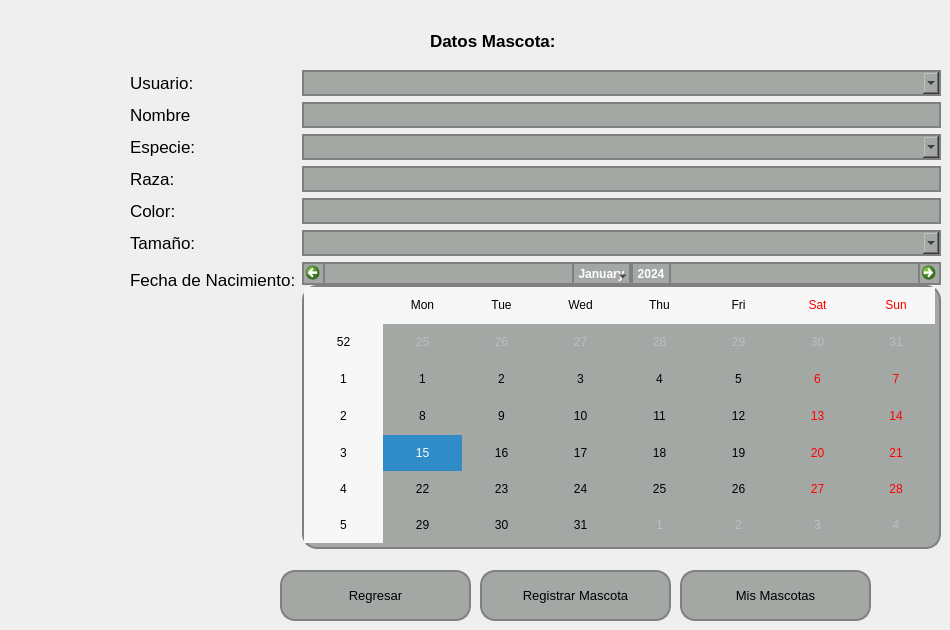
   <widget class="QWidget" name="pageAgregarMascota">
    <widget class="QWidget" name="formLayoutWidget_8">
     <property name="geometry">
      <rect>
       <x>130</x>
       <y>70</y>
       <width>811</width>
       <height>479</height>
      </rect>
     </property>
     <layout class="QFormLayout" name="formLayout_7">
      <item row="1" column="0">
       <widget class="QLabel" name="label_96">
        <property name="font">
         <font>
          <pointsize>13</pointsize>
         </font>
        </property>
        <property name="text">
         <string>Nombre</string>
        </property>
       </widget>
      </item>
      <item row="1" column="1">
       <widget class="QLineEdit" name="lineEditNombre_2">
        <property name="font">
         <font>
          <pointsize>13</pointsize>
         </font>
        </property>
        <property name="styleSheet">
         <string notr="true">    background-color: #a4a8a5; /* Color del botón */
    border-radius: 15px;       /* Borde redondeado, ajusta el valor para más curvatura */
    border: 2px solid #808080; /* Opcional: agrega un borde de color gris */</string>
        </property>
       </widget>
      </item>
      <item row="2" column="0">
       <widget class="QLabel" name="label_98">
        <property name="font">
         <font>
          <pointsize>13</pointsize>
         </font>
        </property>
        <property name="text">
         <string>Especie:</string>
        </property>
       </widget>
      </item>
      <item row="3" column="0">
       <widget class="QLabel" name="label_99">
        <property name="font">
         <font>
          <pointsize>13</pointsize>
         </font>
        </property>
        <property name="text">
         <string>Raza:</string>
        </property>
       </widget>
      </item>
      <item row="4" column="0">
       <widget class="QLabel" name="label_100">
        <property name="font">
         <font>
          <pointsize>13</pointsize>
         </font>
        </property>
        <property name="text">
         <string>Color:</string>
        </property>
       </widget>
      </item>
      <item row="2" column="1">
       <widget class="QComboBox" name="comboBoxEspecie">
        <property name="font">
         <font>
          <pointsize>13</pointsize>
         </font>
        </property>
        <property name="styleSheet">
         <string notr="true">    background-color: #a4a8a5; /* Color del botón */
    border-radius: 15px;       /* Borde redondeado, ajusta el valor para más curvatura */
    border: 2px solid #808080; /* Opcional: agrega un borde de color gris */</string>
        </property>
       </widget>
      </item>
      <item row="3" column="1">
       <widget class="QLineEdit" name="lineEditRaza">
        <property name="font">
         <font>
          <pointsize>13</pointsize>
         </font>
        </property>
        <property name="styleSheet">
         <string notr="true">    background-color: #a4a8a5; /* Color del botón */
    border-radius: 15px;       /* Borde redondeado, ajusta el valor para más curvatura */
    border: 2px solid #808080; /* Opcional: agrega un borde de color gris */</string>
        </property>
       </widget>
      </item>
      <item row="4" column="1">
       <widget class="QLineEdit" name="lineEditColor">
        <property name="font">
         <font>
          <pointsize>13</pointsize>
         </font>
        </property>
        <property name="styleSheet">
         <string notr="true">    background-color: #a4a8a5; /* Color del botón */
    border-radius: 15px;       /* Borde redondeado, ajusta el valor para más curvatura */
    border: 2px solid #808080; /* Opcional: agrega un borde de color gris */</string>
        </property>
       </widget>
      </item>
      <item row="5" column="0">
       <widget class="QLabel" name="label_102">
        <property name="font">
         <font>
          <pointsize>13</pointsize>
         </font>
        </property>
        <property name="text">
         <string>Tamaño:</string>
        </property>
       </widget>
      </item>
      <item row="5" column="1">
       <widget class="QComboBox" name="comboBoxTamanio">
        <property name="font">
         <font>
          <pointsize>13</pointsize>
         </font>
        </property>
        <property name="styleSheet">
         <string notr="true">    background-color: #a4a8a5; /* Color del botón */
    border-radius: 15px;       /* Borde redondeado, ajusta el valor para más curvatura */
    border: 2px solid #808080; /* Opcional: agrega un borde de color gris */</string>
        </property>
       </widget>
      </item>
      <item row="6" column="0">
       <widget class="QLabel" name="label_103">
        <property name="font">
         <font>
          <pointsize>13</pointsize>
         </font>
        </property>
        <property name="text">
         <string>Fecha de Nacimiento:</string>
        </property>
       </widget>
      </item>
      <item row="6" column="1">
       <widget class="QCalendarWidget" name="calendarWidgetFechaDeNacimiento">
        <property name="styleSheet">
         <string notr="true">    background-color: #a4a8a5; /* Color del botón */
    border-radius: 15px;       /* Borde redondeado, ajusta el valor para más curvatura */
    border: 2px solid #808080; /* Opcional: agrega un borde de color gris */</string>
        </property>
       </widget>
      </item>
      <item row="0" column="0">
       <widget class="QLabel" name="label_109">
        <property name="font">
         <font>
          <pointsize>13</pointsize>
         </font>
        </property>
        <property name="text">
         <string>Usuario:</string>
        </property>
       </widget>
      </item>
      <item row="0" column="1">
       <widget class="QComboBox" name="comboBoxUsuario">
        <property name="font">
         <font>
          <pointsize>13</pointsize>
         </font>
        </property>
        <property name="styleSheet">
         <string notr="true">    background-color: #a4a8a5; /* Color del botón */
    border-radius: 15px;       /* Borde redondeado, ajusta el valor para más curvatura */
    border: 2px solid #808080; /* Opcional: agrega un borde de color gris */</string>
        </property>
       </widget>
      </item>
     </layout>
    </widget>
    <widget class="QPushButton" name="pushButtonRegistrarMascota">
     <property name="geometry">
      <rect>
       <x>480</x>
       <y>570</y>
       <width>191</width>
       <height>51</height>
      </rect>
     </property>
     <property name="font">
      <font>
       <pointsize>10</pointsize>
      </font>
     </property>
     <property name="styleSheet">
      <string notr="true">QPushButton {
    background-color: #a4a8a5; /* Color del botón */
    border-radius: 15px;       /* Borde redondeado, ajusta el valor para más curvatura */
    border: 2px solid #808080; /* Opcional: agrega un borde de color gris */
}

QPushButton:hover {
    background-color: #b0b5b0; /* Color al pasar el mouse */
}

QPushButton:pressed {
    background-color: #8f938f; /* Color al hacer clic */
}
</string>
     </property>
     <property name="text">
      <string>Registrar Mascota</string>
     </property>
    </widget>
    <widget class="QPushButton" name="pushButtonRegresarMascota">
     <property name="geometry">
      <rect>
       <x>280</x>
       <y>570</y>
       <width>191</width>
       <height>51</height>
      </rect>
     </property>
     <property name="font">
      <font>
       <pointsize>10</pointsize>
      </font>
     </property>
     <property name="styleSheet">
      <string notr="true">QPushButton {
    background-color: #a4a8a5; /* Color del botón */
    border-radius: 15px;       /* Borde redondeado, ajusta el valor para más curvatura */
    border: 2px solid #808080; /* Opcional: agrega un borde de color gris */
}

QPushButton:hover {
    background-color: #b0b5b0; /* Color al pasar el mouse */
}

QPushButton:pressed {
    background-color: #8f938f; /* Color al hacer clic */
}
</string>
     </property>
     <property name="text">
      <string>Regresar</string>
     </property>
    </widget>
    <widget class="QLabel" name="label_29">
     <property name="geometry">
      <rect>
       <x>430</x>
       <y>20</y>
       <width>171</width>
       <height>41</height>
      </rect>
     </property>
     <property name="font">
      <font>
       <pointsize>13</pointsize>
       <weight>75</weight>
       <bold>true</bold>
      </font>
     </property>
     <property name="text">
      <string>Datos Mascota:</string>
     </property>
    </widget>
    <widget class="QPushButton" name="pushButtonListaUsuariosMascotas">
     <property name="geometry">
      <rect>
       <x>680</x>
       <y>570</y>
       <width>191</width>
       <height>51</height>
      </rect>
     </property>
     <property name="font">
      <font>
       <pointsize>10</pointsize>
      </font>
     </property>
     <property name="styleSheet">
      <string notr="true">QPushButton {
    background-color: #a4a8a5; /* Color del botón */
    border-radius: 15px;       /* Borde redondeado, ajusta el valor para más curvatura */
    border: 2px solid #808080; /* Opcional: agrega un borde de color gris */
}

QPushButton:hover {
    background-color: #b0b5b0; /* Color al pasar el mouse */
}

QPushButton:pressed {
    background-color: #8f938f; /* Color al hacer clic */
}
</string>
     </property>
     <property name="text">
      <string>Mis Mascotas</string>
     </property>
    </widget>
   </widget>
